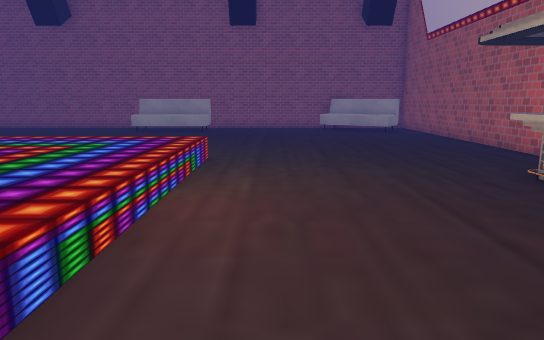
View 1 (above)

18 first-person views from a walk through a Unity game level. The camera is 1.3 m above the floor, tilts 10° down and sees 70° across. The floor is counted in squares, 1 m on a side. Each view is taken from the middle of a square. On the plan, view 1 faces up. The plan holds only what a view shows up to about 16 squares ahead; the rest is blank. The place goes on beyond the plan. Some animated figures are left out. Some surface patterns are stand-ins.

View 2
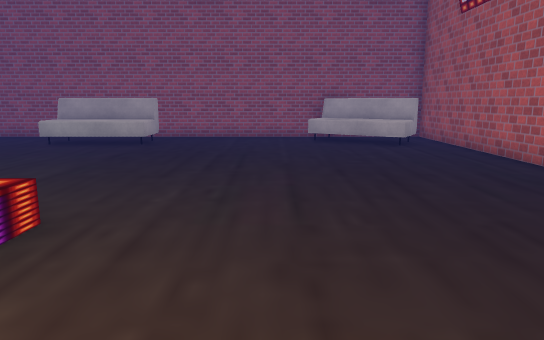

View 3
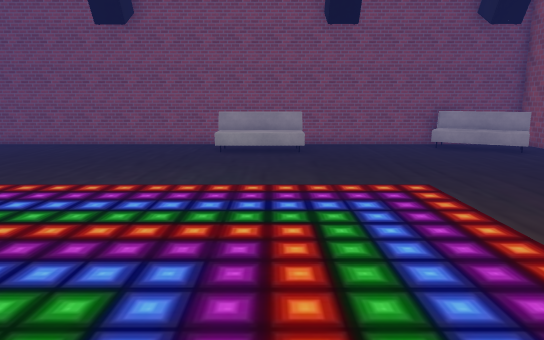

View 4
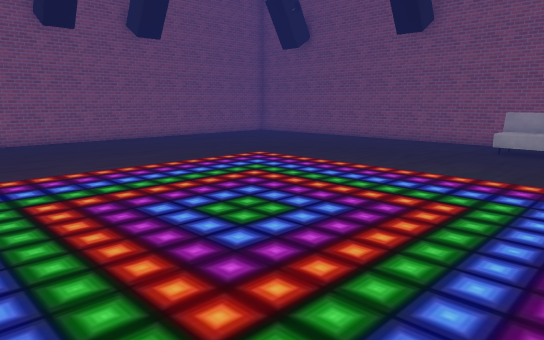

View 5
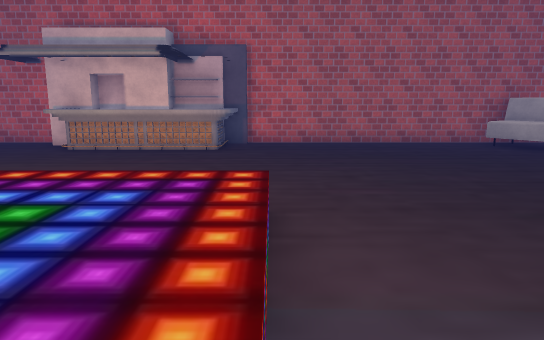

View 6
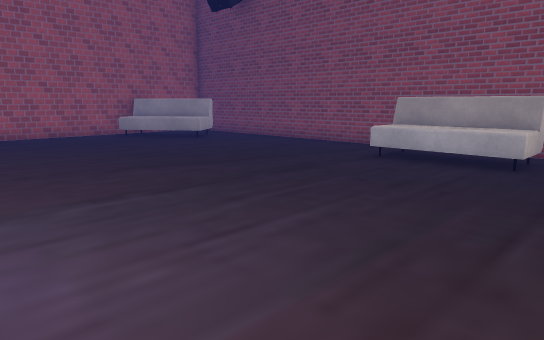

View 7
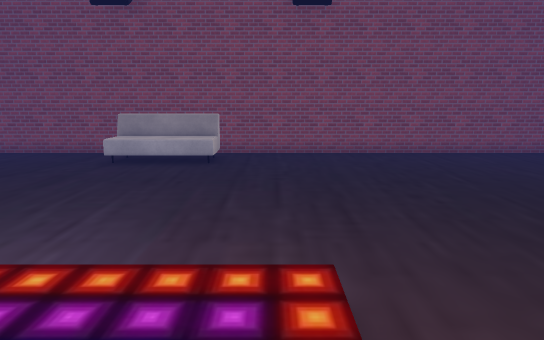

View 8
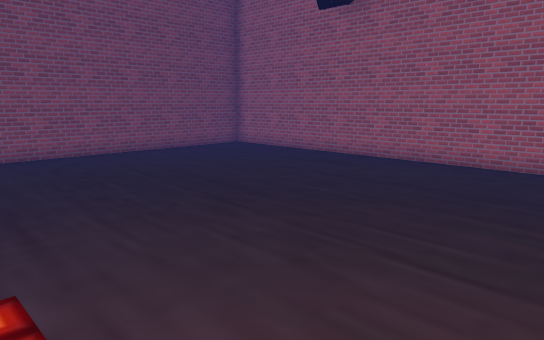

View 9
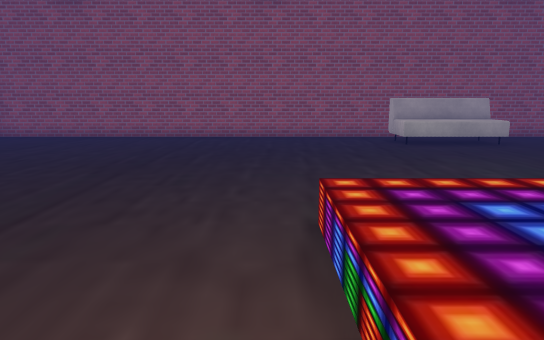

View 10
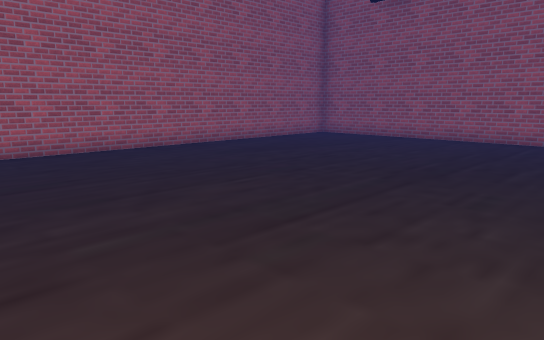

View 11
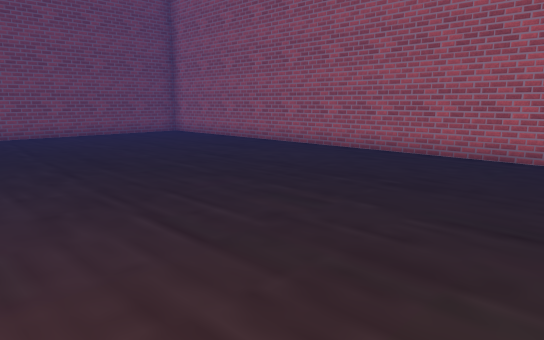

View 12
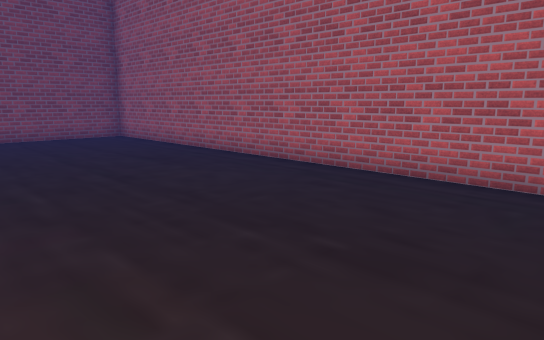

View 13
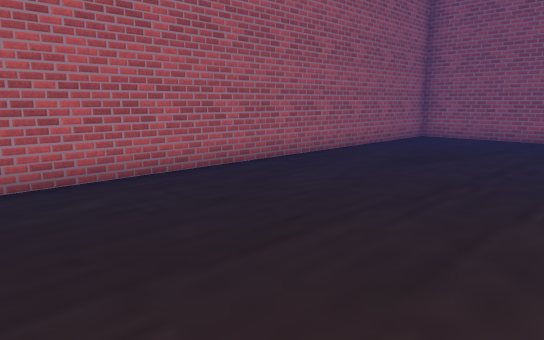

View 14
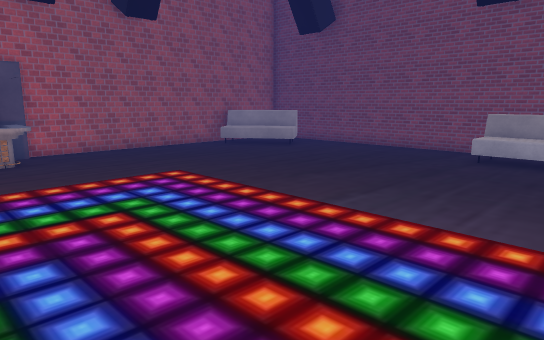

View 15
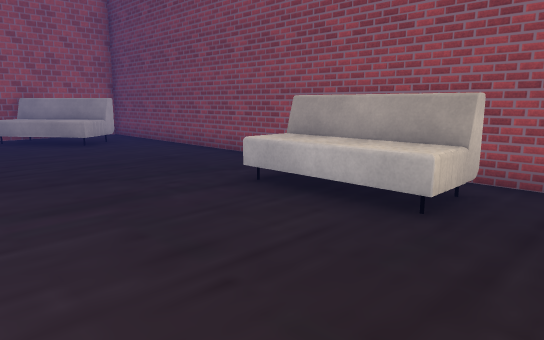

View 16
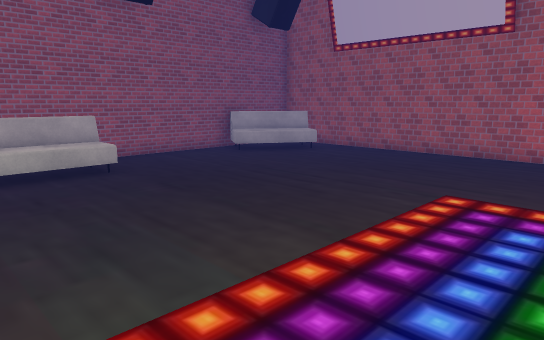

View 17
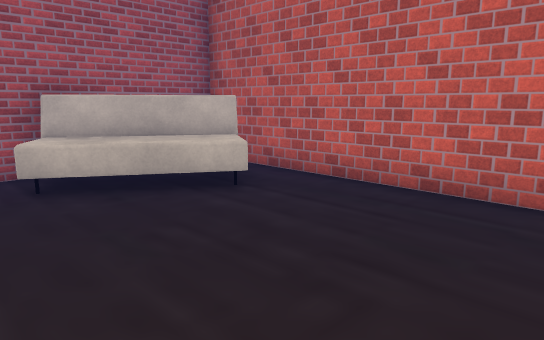

View 18
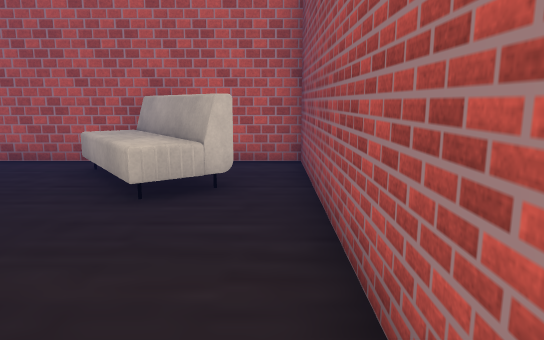

### Floor plan
Key: @ floor where view 1 was taken; # wall or solid block; . main floor; : floor 0.5 m higher than the main floor; / step, stairs or slope; = window, fence, low wall or low ledge; ^ raised ledge; S sofa.
Columns run from 21 left of view 1 to 7 right of it. Each row starts with its distance up from view 1.
 20 #############################
 19 #.......................S# .#
 18 #..............SSSS....SSSSS#
 17 #..............SSSS......SS.#
 16 #...........................#
 15 #...........................#
 14 #...........................#
 13 #...........................#
 12 #...........................#
 11 #...........................#
 10 #...........................#
  9 #...........////////....... #
  8 #...........::::::::........#
  7 #...........::::::::.....#^##
  6 #...........::::::::.....###
  5 #......... .::::::::.....###
  4 #.......... ::::::::.....###
  3 #.......... ::::::::.....^^#
  2 #...........::::::::.....#^##
  1 #...........////////........#
  0 #....................@......#
 -1 #...........................#
 -2 #...........................#
 -3 #...........................#
 -4 #...........................#
 -5 #..........................=#
 -6 #........................SSS#
 -7 #.............SSS#......SSSS#
 -8 #.............SSS#.......SS.#
 -9 #.............SS #..........#
-10 #############################

Positions as (right, up) in squares from view 1, and headings:
1: (0, 0), facing up
2: (1, 5), facing up
3: (-4, 3), facing up
4: (-2, 2), facing up-left
5: (-6, 1), facing right
6: (-9, 1), facing down-right
7: (-9, 4), facing down
8: (-9, 4), facing down-left
9: (-10, 5), facing up
10: (-10, 6), facing up-left
11: (-11, 6), facing down-left
12: (-14, 5), facing down-left
13: (-14, 5), facing up-left
14: (-8, 5), facing down-right
15: (-9, -3), facing down-right
16: (-7, 7), facing up-right
17: (1, 12), facing up-right
18: (-2, -9), facing right
